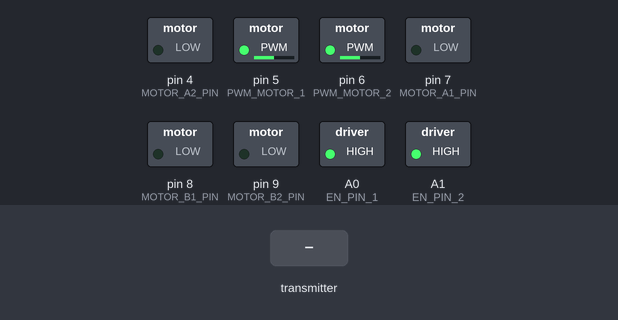
The sketch below on a simulated Arduino Uno, built with avr-gcc and run on an emulated ATmega328P. On the bench: switched loads named in the sketch (green lamp = pin HIGH). The inputs (shaded band) are chosen by the test bench. What the sketch prints to the serial monitor is not drawn.

Above: at 1.2 s.
1.3 s: the transmitter starts sending readChannel.0 = 1000
At 2.0 s:
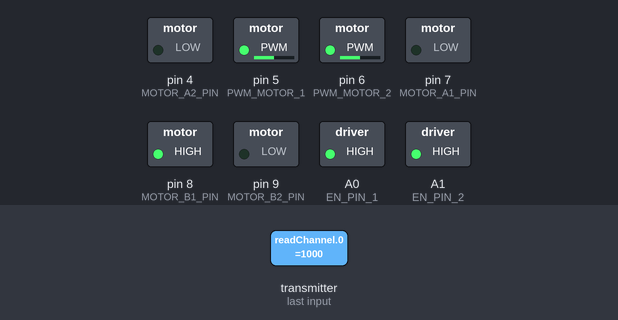
2.8 s: the transmitter starts sending readChannel.1 = 1250
At 3.2 s:
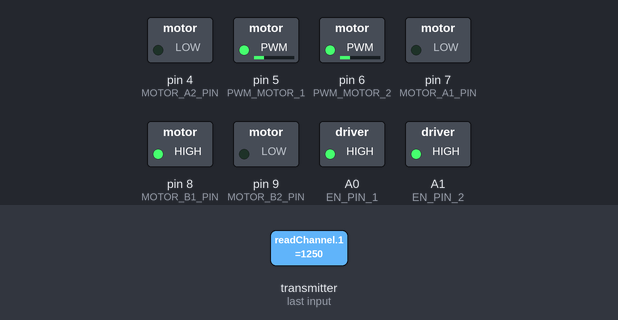
4.3 s: the transmitter starts sending readChannel.3 = 1000
At 5.4 s:
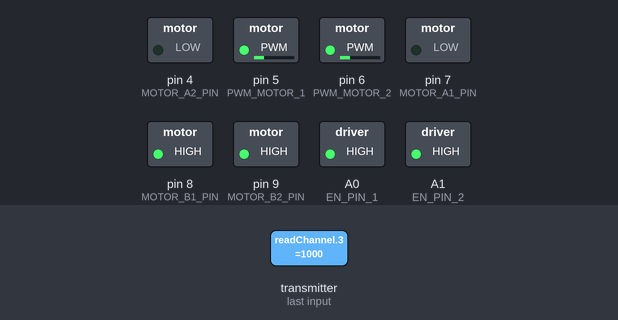
5.8 s: the transmitter starts sending readChannel.3 = 2000
At 6.6 s:
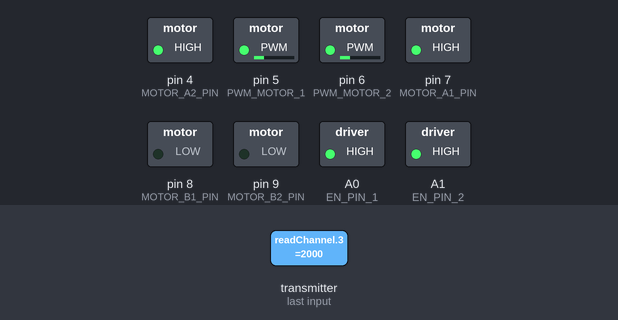
7.3 s: the transmitter starts sending readChannel.1 = 1500
At 7.8 s:
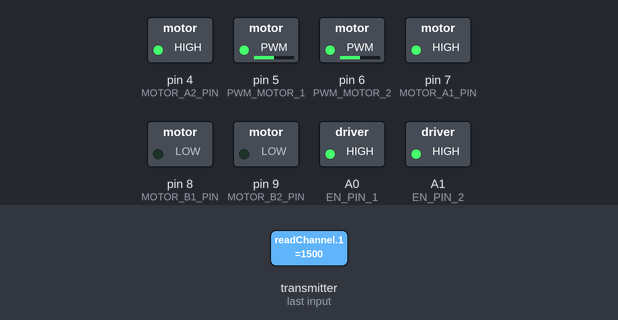
8.8 s: the transmitter starts sending readChannel.1 = 1000
At 10.1 s:
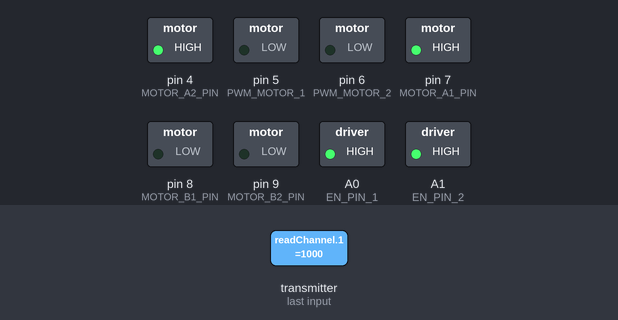
Timing chart, 0 to 11.3 s (numbered marks = the images above; inputs shaded):
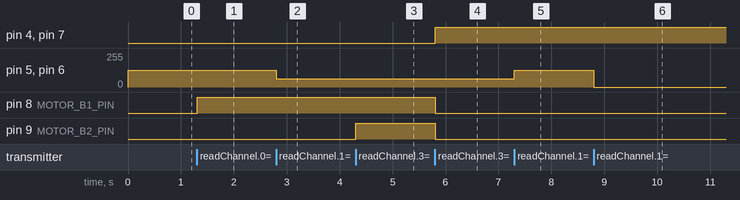

The sketch:

monstermotoshield.ino
```cpp
#include <IBusBM.h>
IBusBM ibus;                          // Create iBus Object

//channels

long spd = 0;
long CH2 = 0;
long CH3 = 0;
long CH0 = 0;

//MOTOR 1
#define MOTOR_A1_PIN 7
#define MOTOR_B1_PIN 8

//MOTOR 2
#define MOTOR_A2_PIN 4
#define MOTOR_B2_PIN 9

#define PWM_MOTOR_1 5
#define PWM_MOTOR_2 6

//#define CURRENT_SEN_1 A2
//#define CURRENT_SEN_2 A3

#define EN_PIN_1 A0
#define EN_PIN_2 A1

inline void Forward() __attribute__((always_inline));
inline void Reverse() __attribute__((always_inline));
inline void Left() __attribute__((always_inline));
inline void Right() __attribute__((always_inline));
inline void sharpLeftTurn() __attribute__((always_inline));
inline void sharpRightTurn() __attribute__((always_inline));


void setup()
{
  Serial.begin(115200);             // Start serial monitor for debugging
  ibus.begin(Serial);               // Attach iBus object to serial port

  pinMode(MOTOR_A1_PIN, OUTPUT);
  pinMode(MOTOR_B1_PIN, OUTPUT);

  pinMode(MOTOR_A2_PIN, OUTPUT);
  pinMode(MOTOR_B2_PIN, OUTPUT);

  pinMode(PWM_MOTOR_1, OUTPUT);
  pinMode(PWM_MOTOR_2, OUTPUT);

 // pinMode(CURRENT_SEN_1, OUTPUT);
 // pinMode(CURRENT_SEN_2, OUTPUT);

  pinMode(EN_PIN_1, OUTPUT);
  pinMode(EN_PIN_2, OUTPUT);

  digitalWrite(EN_PIN_1, HIGH);
  digitalWrite(EN_PIN_2, HIGH);

  Stop();

}

void loop()
{

//  CH1 = readChannel(0, -255, 255, 0);   flysky
//  CH2 = readChannel(1, -255, 255, 0);
//  CH3 = readChannel(2, 0, 255, 0);
//  CH4 = readChannel(3, -255, 255, 0);

    // Get RC channel values
  CH0 = readChannel(0, -255, 255, 0);       // Leftshift - Rightshift
  spd = readChannel(1, 0, 255, 0);          // Speed (Acceleration)
  CH2 = readChannel(3, -255, 255, 0);       // Forward - Reverse
  CH3 = readChannel(2, -255, 255, 0);       // Left - Right

  if(CH2 > 100)
  {
      //Speed = (float)(CH3*CH2)/255;
      Forward();
      Serial.print("Foreward: ");
  }
  else if(CH2 < -100)
  {
    //Speed = abs((float)(CH3*CH2)/255);
      Reverse();
      Serial.print("Reverse: ");
  }
  else if(CH3 > 100)
  {
    //Speed = (float)(CH3*CH1)/255;
      Right();
      Serial.print("Right: ");
  }
  else if(CH3 < -100)
  {
      Left();
      //Speed = abs((float)(CH3*CH1)/255);
      Serial.print("Left: ");
  }
  else if(CH0 > 100)
  {
      sharpRightTurn();
      //Speed = abs((float)(spd*CH0)/255);
      Serial.print("RightSharpTurn: ");
  }
  else if(CH0 < -100)
  {
      sharpLeftTurn();
      //Speed = abs((float)(spd*CH0)/255);
      Serial.print("LeftSharpTurn: ");
  }
  else
  {
      Stop();
      Serial.print("Stop: ");
  }
  Serial.print(spd);
  Serial.println();
}

 int readChannel(byte channelInput, int minLimit, int maxLimit, int defaultValue)
  {
    uint16_t ch = ibus.readChannel(channelInput);
    if (ch < 100) return defaultValue;
    return constrain(map(ch, 1000, 2000, minLimit, maxLimit), minLimit, maxLimit);
    //return map(ch, 1000, 2000, minLimit, maxLimit);
  }


void Forward()
{
  digitalWrite(MOTOR_A1_PIN, HIGH);
  digitalWrite(MOTOR_B1_PIN, LOW);

  digitalWrite(MOTOR_A2_PIN, HIGH);
  digitalWrite(MOTOR_B2_PIN, LOW);

  analogWrite(PWM_MOTOR_1,spd);
  analogWrite(PWM_MOTOR_2,spd);
}

void Reverse()
{
  digitalWrite(MOTOR_A1_PIN, LOW);
  digitalWrite(MOTOR_B1_PIN, HIGH);

  digitalWrite(MOTOR_A2_PIN, LOW);
  digitalWrite(MOTOR_B2_PIN, HIGH);

  analogWrite(PWM_MOTOR_1,spd);
  analogWrite(PWM_MOTOR_2,spd);
}
void Left()
{
  digitalWrite(MOTOR_A1_PIN, HIGH);
  digitalWrite(MOTOR_B1_PIN, LOW);

  digitalWrite(MOTOR_A2_PIN, LOW);
  digitalWrite(MOTOR_B2_PIN, HIGH);

  analogWrite(PWM_MOTOR_1,spd);
  analogWrite(PWM_MOTOR_2,spd);
}
void Right()
{
  digitalWrite(MOTOR_A1_PIN, LOW);
  digitalWrite(MOTOR_B1_PIN, HIGH);

  digitalWrite(MOTOR_A2_PIN, HIGH);
  digitalWrite(MOTOR_B2_PIN, LOW);

  analogWrite(PWM_MOTOR_1,spd);
  analogWrite(PWM_MOTOR_2,spd);
}

void Stop()
{
  digitalWrite(MOTOR_A1_PIN, LOW);
  digitalWrite(MOTOR_B1_PIN, LOW);

  digitalWrite(MOTOR_A2_PIN, LOW);
  digitalWrite(MOTOR_B2_PIN, LOW);

  analogWrite(PWM_MOTOR_1,spd);
  analogWrite(PWM_MOTOR_2,spd);
}
void sharpLeftTurn()
{
  digitalWrite(MOTOR_A1_PIN, LOW);
  digitalWrite(MOTOR_B1_PIN, HIGH);

  digitalWrite(MOTOR_A2_PIN, LOW);
  digitalWrite(MOTOR_B2_PIN, LOW);

  analogWrite(PWM_MOTOR_1,spd);
  analogWrite(PWM_MOTOR_2,spd);
}

void sharpRightTurn()
{
  digitalWrite(MOTOR_A1_PIN, LOW);
  digitalWrite(MOTOR_B1_PIN, LOW);

  digitalWrite(MOTOR_A2_PIN, HIGH);
  digitalWrite(MOTOR_B2_PIN, LOW);

  analogWrite(PWM_MOTOR_1,spd);
  analogWrite(PWM_MOTOR_2,spd);
}
```

Measured:
- after the input at 1.3 s, pin 8 (MOTOR_B1_PIN): LOW → HIGH at once
- after the input at 2.8 s, pin 5 (PWM_MOTOR_1), pin 6 (PWM_MOTOR_2): 127/255 → 63/255 at once
- after the input at 4.3 s, pin 9 (MOTOR_B2_PIN): LOW → HIGH at once
- after the input at 5.8 s, pin 4 (MOTOR_A2_PIN), pin 7 (MOTOR_A1_PIN): LOW → HIGH at once; pin 8 (MOTOR_B1_PIN), pin 9 (MOTOR_B2_PIN): HIGH → LOW at once
- after the input at 7.3 s, pin 5 (PWM_MOTOR_1), pin 6 (PWM_MOTOR_2): 63/255 → 127/255 at once
- after the input at 8.8 s, pin 5 (PWM_MOTOR_1), pin 6 (PWM_MOTOR_2): 127/255 → 0/255 at once
